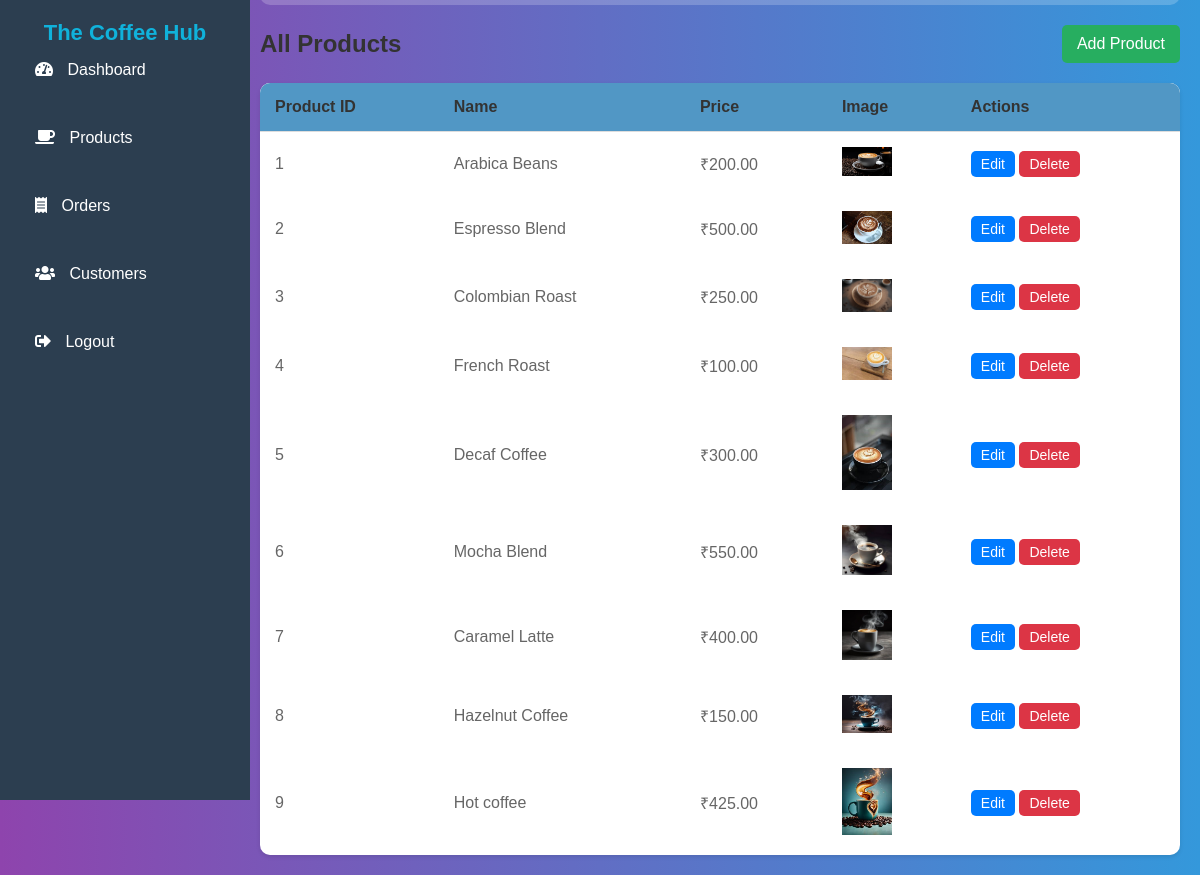
/products.php, run on the app's committed database.
### tables this page shows
CREATE TABLE IF NOT EXISTS `product` (
  `product_id` int NOT NULL AUTO_INCREMENT,
  `name` varchar(225) DEFAULT NULL,
  `price` int DEFAULT NULL,
  `image` varchar(25) NOT NULL,
  PRIMARY KEY (`product_id`)
);

### products.php (the view, shortened to what this page needs)
<?php
include 'db_connect.php';
$sql = "SELECT Product_id, name, price, image FROM product";
$result = $conn->query($sql);
?>
<!DOCTYPE html>
<html lang="en">
<head>
    <link rel="stylesheet" href="admin.css">
    <link rel="stylesheet" href="https://cdnjs.cloudflare.com/ajax/libs/font-awesome/5.15.4/css/all.min.css">
</head>
<body>
    <div class="sidebar">
        <h2>The Coffee Hub</h2>
        <ul>
            <li><a href="Dashbord.php"><i class="fas fa-tachometer-alt"></i> Dashboard</a></li>
            <li><a href="products.php" class="active"><i class="fas fa-coffee"></i> Products</a></li>
            <li><a href="orders.php"><i class="fas fa-receipt"></i> Orders</a></li>
            <li><a href="customers.php"><i class="fas fa-users"></i> Customers</a></li>
            <li><a href="logout.php"><i class="fas fa-sign-out-alt"></i> Logout</a></li>
        </ul>
    </div>
    <div class="main-content">
        <header>
        </header>
        <main>
            <div class="products-header">
                <h3>All Products</h3>
                <button id="addProductBtn">Add Product</button>
            </div>
            <div class="products-table">
                <table>
                    <thead>
                        <tr>
                            <th>Product ID</th>
                            <th>Name</th>
                            <th>Price</th>
                            <th>Image</th>
                            <th>Actions</th>
                        </tr>
                    </thead>
                    <tbody>
                        <?php
                        if ($result->num_rows > 0) {
                            while ($row = $result->fetch_assoc()) {
                                echo "<tr>
                                        <td>{$row['Product_id']}</td>
                                        <td>{$row['name']}</td>
                                        <td>₹" . number_format($row['price'], 2) . "</td>
                                        <td><img src='uploads/{$row['image']}' alt='{$row['name']}' style='width: 50px; height: auto;'></td>
                                        <td>
                                            <a href='edit_product.php?id={$row["Product_id"]}' class='btn edit-btn'>Edit</a>
                                            <a href='delete_product.php?id={$row["Product_id"]}' class='btn delete-btn' onclick='return confirm(\"Are you sure you want to delete this product?\")'>Delete</a>
                                        </td>
                                      </tr>";
                            }
                        } else {
                            echo "<tr><td colspan='5'>No products available.</td></tr>";
                        }
                        ?>
                    </tbody>
                </table>
            </div>
        </main>
    </div>
</body>
</html>

### admin.css (style rules this page uses)
* { margin: 0; padding: 0; box-sizing: border-box; font-family: 'Poppins', sans-serif; }
body { display: flex; min-height: 100vh; background-color: #f4f7fc; }
.sidebar { width: 250px; height: 100vh; background: #333; padding: 20px; color: #fff; }
.sidebar h2 { font-size: 20px; margin-top: 0; }
.sidebar ul { list-style: none; padding-left: 0; }
.sidebar ul li { margin-bottom: 20px; }
.sidebar ul li a { color: #fff; text-decoration: none; font-size: 18px; display: flex; align-items: center; }
.sidebar ul li a .fas { margin-right: 10px; }
.main-content { width: 100%; padding: 20px; }
header { display: flex; justify-content: space-between; align-items: center; }
table { width: 100%; border-collapse: collapse; }
table thead { background: #f4f4f4; text-align: left; }
table thead th { padding: 10px; font-size: 16px; color: #333; }
table tbody tr td { padding: 10px; font-size: 16px; color: #666; }
.products-header { display: flex; justify-content: space-between; align-items: center; margin-top: 20px; }
.products-header h3 { font-size: 24px; color: #333; }
.products-header button { padding: 10px 20px; font-size: 16px; border: none; background-color: #1a73e8; color: white; border-radius: 5px; cursor: pointer; }
.products-table { margin-top: 20px; }
.products-table table { width: 100%; border-collapse: collapse; background: #fff; box-shadow: 0 2px 4px rgba(0, 0, 0, 0.1); border-radius: 10px; overflow: hidden; }
.products-table thead { background-color: #f4f4f4; text-align: left; }
.products-table thead th { padding: 15px; font-size: 16px; color: #333; border-bottom: 1px solid #ddd; }
.products-table tbody tr { border-bottom: 1px solid #ddd; }
.products-table tbody tr:last-child { border-bottom: none; }
.products-table tbody td { padding: 15px; font-size: 16px; color: #666; }
.products-table .btn { padding: 5px 10px; font-size: 14px; border: none; border-radius: 5px; cursor: pointer; }
.products-table .edit-btn { background-color: #007bff; color: white; }
.products-table .delete-btn { background-color: #dc3545; color: white; }
body { font-family: Arial, sans-serif; background-color: #f4f4f4; display: flex; justify-content: center; align-items: center; height: 100vh; margin: 0; }

### products.php (style rules this page uses)
body { font-family: Arial, sans-serif; background: linear-gradient(to right, #8e44ad, #3498db); color: white; margin: 0; padding: 0; }
.sidebar { background: #2c3e50; color: rgb(16, 178, 219); width: 250px; height: 100vh; position: fixed; transition: all 0.3s; left: 0; top: 0; }
.sidebar h2 { text-align: center; font-size: 22px; }
.sidebar ul { list-style: none; padding: 0; }
.sidebar ul li { padding: 15px; border-radius: 5px; transition: 0.3s; }
.sidebar ul li a { color: white; text-decoration: none; display: block; font-size: 16px; }
.main-content { margin-left: 240px; padding: 20px; }
header { display: flex; justify-content: space-between; align-items: center; padding: 10px 20px; background: rgba(255, 255, 255, 0.2); border-radius: 10px; }
.products-header { display: flex; justify-content: space-between; align-items: center; margin-top: 20px; }
.products-header h3 { font-size: 24px; }
.products-header button { background: #27ae60; color: white; padding: 10px 15px; border: none; cursor: pointer; border-radius: 5px; transition: 0.3s; }
table { width: 100%; border-collapse: collapse; background: rgba(255, 255, 255, 0.1); color: white; border-radius: 10px; overflow: hidden; }
th, td { padding: 12px; text-align: left; border-bottom: 1px solid rgba(255, 255, 255, 0.2); }
th { background: rgba(41, 128, 185, 0.8); color: white; }
.btn { padding: 8px 12px; border-radius: 5px; text-decoration: none; display: inline-block; transition: 0.3s; }
.edit-btn { background: #f39c12; color: white; }
.delete-btn { background: #e74c3c; color: white; }

### data on the page
product: product_id "1", name "Arabica Beans", price "200.00", image (picture)
product: product_id "2", name "Espresso Blend", price "500.00", image (picture)
product: product_id "3", name "Colombian Roast", price "250.00", image (picture)
product: product_id "4", name "French Roast", price "100.00", image (picture)
product: product_id "5", name "Decaf Coffee", price "300.00", image (picture)
product: product_id "6", name "Mocha Blend", price "550.00", image (picture)
product: product_id "7", name "Caramel Latte", price "400.00", image (picture)
product: product_id "8", name "Hazelnut Coffee", price "150.00", image (picture)
product: product_id "9", name "Hot coffee", price "425.00", image (picture)
